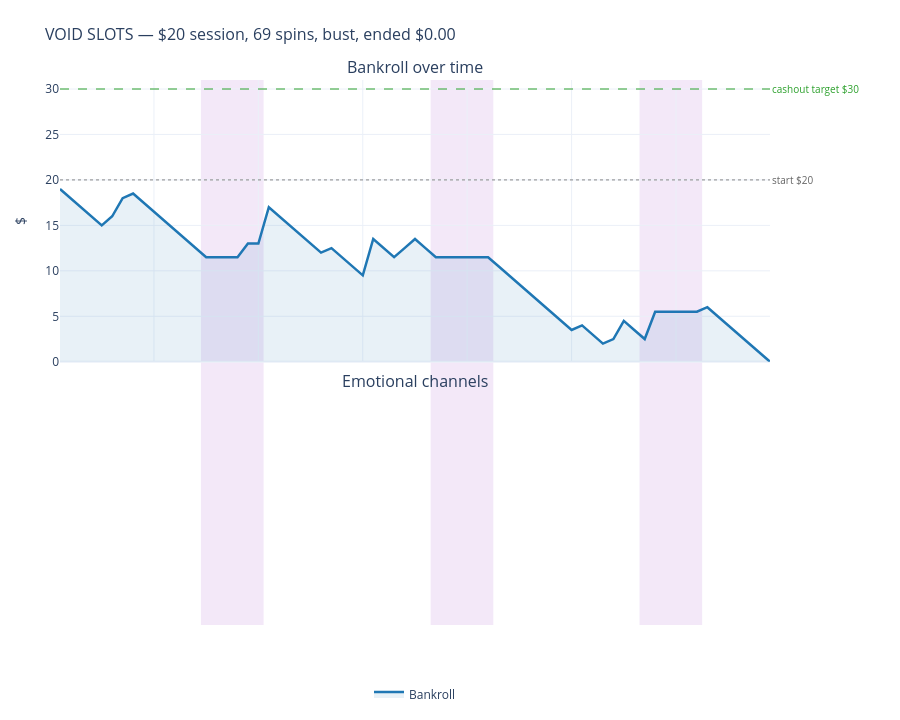

Notebook code for this chart:
### Markdown cell above
**What just happened:** Set up the 2-row scaffold with `make_subplots`. Added the bankroll line on row 1 with a translucent fill to make the bankroll read as a draining vessel. The two `add_hline` calls drop in reference lines for the starting bankroll and the 1.5× cashout target. Empty row 2 is sitting there waiting for the emotional channels.

### §2.2. Layer 2 — INVERT shaded regions

Each INVERT activation spans a stretch of spins (the triggering paid spin plus the 5 free spins that follow). Drawing a shaded rectangle behind those spans turns INVERT into a *region* the eye can locate at a glance — and the same regions repeat on every track because we use `xref="x"` with `yref="paper"`.

> **Plotly footgun:** `fig.update_layout(shapes=[...])` does an *index-merge* with existing shapes — it doesn't replace. So if your subplot already has shapes (like ones added by `add_hline`), passing a new shapes list silently corrupts the first N entries. Use `fig.add_shape(...)` in a loop instead — it appends cleanly. (Same caveat applies to `annotations` and `images`.)

### Code cell
# One purple rectangle per INVERT region, spanning full plot height.
# yref="paper" means "0..1 of the figure's height", so the rectangle
# spans every subplot. layer="below" puts it behind the traces.
# Using add_shape (NOT update_layout(shapes=...)) so existing add_hline
# shapes don't get corrupted by Plotly's index-merge behavior.
for start_x, end_x in session.invert_regions:
    fig.add_shape(
        type="rect",
        xref="x", yref="paper",
        x0=start_x - 0.5, x1=end_x + 0.5,    # half-spin overhang for visual breathing room
        y0=0, y1=1,
        fillcolor="rgba(160, 80, 200, 0.13)",  # the "void" purple, low alpha
        line=dict(width=0),
        layer="below",
    )

fig

### Figure 1 — Plotly figure (JSON) as saved in the notebook; plotly's stock layout.template omitted (floating-point values rounded to 4 significant figures)
{"data": [{"fill": "tozeroy", "fillcolor": "rgba(31,119,180,0.10)", "hovertemplate": "Spin %{x}<br>Bankroll: &#36;%{y:.2f}<extra></extra>", "line": {"color": "#1f77b4", "width": 2.5}, "mode": "lines", "name": "Bankroll", "type": "scatter", "x": [1, 2, 3, 4, 5, 6, 7, 8, 9, 10, 11, 12, 13, 14, 15, 16, 17, 18, 19, 20, 21, 22, 23, 24, 25, 26, 27, 28, 29, 30, 31, 32, 33, 34, 35, 36, 37, 38, 39, 40, 41, 42, 43, 44, 45, 46, 47, 48, 49, 50, 51, 52, 53, 54, 55, 56, 57, 58, 59, 60, 61, 62, 63, 64, 65, 66, 67, 68, 69], "xaxis": "x", "y": [19.0, 18.0, 17.0, 16.0, 15.0, 16.0, 18.0, 18.5, 17.5, 16.5, 15.5, 14.5, 13.5, 12.5, 11.5, 11.5, 11.5, 11.5, 13.0, 13.0, 17.0, 16.0, 15.0, 14.0, 13.0, 12.0, 12.5, 11.5, 10.5, 9.5, 13.5, 12.5, 11.5, 12.5, 13.5, 12.5, 11.5, 11.5, 11.5, 11.5, 11.5, 11.5, 10.5, 9.5, 8.5, 7.5, 6.5, 5.5, 4.5, 3.5, 4.0, 3.0, 2.0, 2.5, 4.5, 3.5, 2.5, 5.5, 5.5, 5.5, 5.5, 5.5, 6.0, 5.0, 4.0, 3.0, 2.0, 1.0, 0.0], "yaxis": "y"}], "layout": {"annotations": [{"font": {"size": 16}, "showarrow": false, "text": "Bankroll over time", "x": 0.5, "xanchor": "center", "xref": "paper", "y": 1.0, "yanchor": "bottom", "yref": "paper"}, {"font": {"size": 16}, "showarrow": false, "text": "Emotional channels", "x": 0.5, "xanchor": "center", "xref": "paper", "y": 0.423, "yanchor": "bottom", "yref": "paper"}, {"font": {"color": "#666", "size": 10}, "showarrow": false, "text": "start &#36;20", "x": 1, "xanchor": "left", "xref": "x domain", "y": 20.0, "yanchor": "middle", "yref": "y"}, {"font": {"color": "#2ca02c", "size": 10}, "showarrow": false, "text": "cashout target &#36;30", "x": 1, "xanchor": "left", "xref": "x domain", "y": 30.0, "yanchor": "middle", "yref": "y"}], "height": 720, "legend": {"orientation": "h", "x": 0.5, "xanchor": "center", "y": -0.1}, "margin": {"b": 80, "l": 60, "r": 130, "t": 80}, "shapes": [{"line": {"color": "#888", "dash": "dot", "width": 1}, "type": "line", "x0": 0, "x1": 1, "xref": "x domain", "y0": 20.0, "y1": 20.0, "yref": "y"}, {"line": {"color": "#2ca02c", "dash": "dash", "width": 1}, "type": "line", "x0": 0, "x1": 1, "xref": "x domain", "y0": 30.0, "y1": 30.0, "yref": "y"}, {"fillcolor": "rgba(160, 80, 200, 0.13)", "layer": "below", "line": {"width": 0}, "type": "rect", "x0": 14.5, "x1": 20.5, "xref": "x", "y0": 0, "y1": 1, "yref": "paper"}, {"fillcolor": "rgba(160, 80, 200, 0.13)", "layer": "below", "line": {"width": 0}, "type": "rect", "x0": 36.5, "x1": 42.5, "xref": "x", "y0": 0, "y1": 1, "yref": "paper"}, {"fillcolor": "rgba(160, 80, 200, 0.13)", "layer": "below", "line": {"width": 0}, "type": "rect", "x0": 56.5, "x1": 62.5, "xref": "x", "y0": 0, "y1": 1, "yref": "paper"}], "showlegend": true, "title": {"font": {"size": 16}, "text": "VOID SLOTS — &#36;20 session, 69 spins, bust, ended &#36;0.00"}, "xaxis": {"anchor": "y", "domain": [0.0, 1.0], "matches": "x2", "showticklabels": false}, "xaxis2": {"anchor": "y2", "domain": [0.0, 1.0], "title": {"text": "Spin index (paid + free)"}}, "yaxis": {"anchor": "x", "domain": [0.483, 1.0], "title": {"text": "&#36;"}}, "yaxis2": {"anchor": "x2", "domain": [0.0, 0.423]}}}
